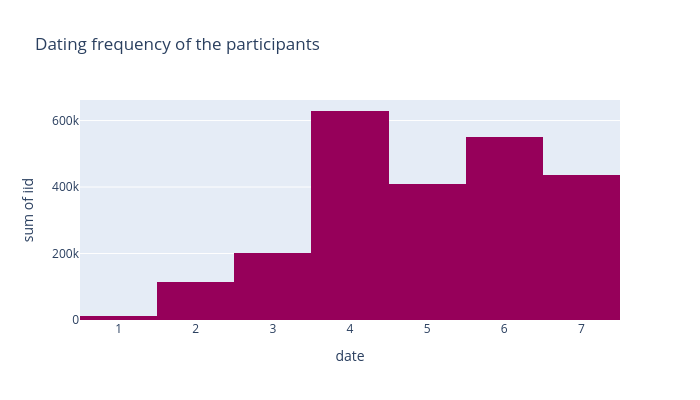

The notebook cell saved with this chart:
### Code cell
fig_dating_freq=px.histogram(df,x="date",y="iid",title="Dating frequency of the participants",width=700,height=400,color_discrete_sequence = px.colors.sequential.Rainbow)
fig_dating_freq.show()
	# Several times a week=1
	# Twice a week=2
	# Once a week=3
	# Twice a month=4
	# Once a month=5
	# Several times a year=6
	# Almost never=7

### Figure 1 — Plotly figure (JSON) as saved in the notebook; plotly's stock layout.template omitted (floating-point values rounded to 4 significant figures; data arrays with more than 128 entries replaced by an {"elided": "..."} marker saying what was removed)
{"data": [{"alignmentgroup": "True", "bingroup": "x", "histfunc": "sum", "hovertemplate": "date=%{x}<br>sum of iid=%{y}<extra></extra>", "legendgroup": "", "marker": {"color": "rgb(150,0,90)", "pattern": {"shape": ""}}, "name": "", "offsetgroup": "", "orientation": "v", "showlegend": false, "type": "histogram", "x": {"elided": "8378 int values"}, "xaxis": "x", "y": {"elided": "8378 int values"}, "yaxis": "y"}], "layout": {"barmode": "relative", "height": 400, "legend": {"tracegroupgap": 0}, "title": {"text": "Dating frequency of the participants"}, "width": 700, "xaxis": {"anchor": "y", "domain": [0, 1], "title": {"text": "date"}}, "yaxis": {"anchor": "x", "domain": [0, 1], "title": {"text": "sum of iid"}}}}
